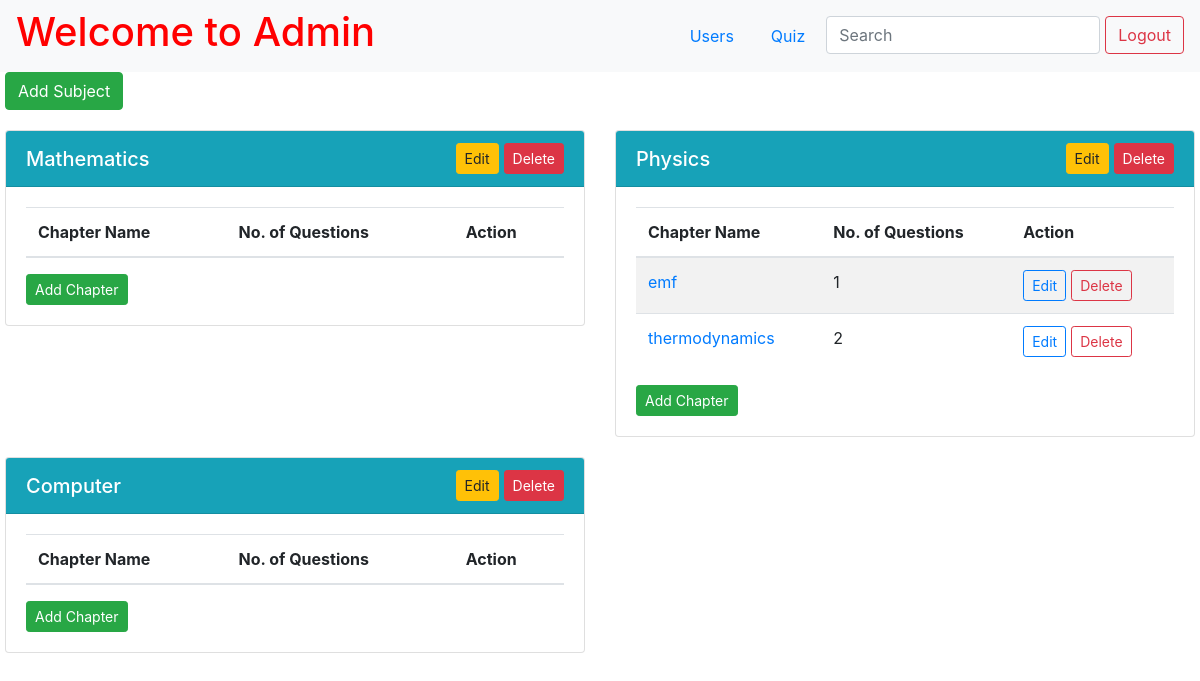
The app's page /admin/dashboard (signed in) with its own data.
### app.py (models this page shows)
class Subject(db.Model):
    id = db.Column(db.Integer, primary_key=True)
    name = db.Column(db.String(255), nullable=False)
    description = db.Column(db.String())
    chapter = db.relationship('Chapter', backref='subject')
    quiz = db.relationship('Quiz', backref="subject")

class Chapter(db.Model):
    id = db.Column(db.Integer, primary_key=True)
    subject_id = db.Column(db.Integer, db.ForeignKey("subject.id"), nullable=False)
    name = db.Column(db.String(255), nullable=False)
    description = db.Column(db.String())
    question = db.relationship('Question', backref='chapter')

### app.py (the view)
@app.route("/admin/dashboard")
def admin():
    if 'username' in session:
        admin = Admin.query.filter_by(username=session["username"]).first()
        if not admin:
            flash("Invalid Credentials!", "error")
            return redirect(url_for("index"))
    else:
        return redirect(url_for("index"))
    subjects = Subject.query.all()
    subject_data = []
    for subject in subjects:
        chapters = [
            {
                "id": chapter.id,
                "name": chapter.name,
                "description": chapter.description,
                "number_of_questions": Question.query.filter_by(chapter_id=chapter.id).count(),
                "questions": Question.query.filter_by(chapter_id=chapter.id).all()
            }
            for chapter in Chapter.query.filter_by(subject_id=subject.id).all()
        ]
        subject_data.append({
            "id": subject.id,
            "name": subject.name,
            "description": subject.description,
            "chapters": chapters
        })
    return render_template("admin.html", subjects=subject_data)

### app.py (called while the page is built)
@app.after_request
def add_header(response):
    response.headers['Cache-Control'] = 'no-store, no-cache, must-revalidate, post-check=0, pre-check=0, max-age=0'
    response.headers['Pragma'] = 'no-cache'
    response.headers['Expires'] = '-1'
    return response

### templates/admin.html (shortened to what this page needs)
{% extends 'base.html' %}
{% block content %}
<div class="page-wrapper">
    <nav class="navbar navbar-expand-lg navbar-light bg-light">
        <a href="/admin/dashboard" style="text-decoration: none; color: red;">
            <h1>Welcome to Admin</h1>
        </a>
        <ul class="nav ml-auto">
            <li class="nav-item">
                <a class="nav-link" href="/admin/users">Users</a>
            </li>
            <li class="nav-item">
                <a class="nav-link" href="/admin/quiz">Quiz</a>
            </li>
            <li class="nav-item">
                <input class="form-control" type="search" placeholder="Search" aria-label="Search" name="q"
                    hx-get="{{url_for('admin_search', type='subject')}}" hx-trigger="keyup changed delay:500ms" hx-target="#search-results">
            </li>
            <li>
                <form action="/logout" class="d-inline">
                    <button type="submit" class="btn btn-outline-danger">Logout</button>
                </form>
            </li>
        </ul>
    </nav>
    <div class="container-custom">
        <div>
            <button type="button" id="add-subject" class="btn btn-success" data-toggle="modal"
                data-target="#addSubject">
                Add Subject
            </button>
        </div>
        <div id="search-results">
            {% if not search %}
            {% include 'subject.html' %}
            {% endif %}
        </div>
    </div>
</div>
{% endblock %}

### templates/subject.html (shortened to what this page needs)
<div class="subjects-container row">
    {% for subject in subjects %}
    <div class="col-md-6 subject-card">
        <div class="card">
            <div class="card-header bg-info text-white d-flex align-items-center justify-content-between">
                <h5 class="card-title m-0">{{ subject.name }}</h5>
                <div class="d-flex align-items-center">
                    <button type="button" class="btn btn-warning btn-sm edit_button" data-toggle="modal"
                        data-target="#editSubject{{ subject.id }}">
                        Edit
                    </button>
                    <form action="/subject/delete/{{ subject.id }}" method="post"
                        onsubmit="return confirm('Are you sure you want to delete this subject?');"
                        class="mb-0">
                        <button class="btn btn-danger btn-sm" type="submit">Delete</button>
                    </form>
                </div>
            </div>
            <div class="card-body d-flex flex-column">
                <table class="table table-striped mb-0">
                    <thead>
                        <tr>
                            <th>Chapter Name</th>
                            <th>No. of Questions</th>
                            <th>Action</th>
                        </tr>
                    </thead>
                    <tbody>
                        {% for chapter in subject.chapters %}
                        <tr>
                            <td>
                                <a href="#" data-toggle="modal"
                                    data-target="#chapter{{ subject.id }}{{ chapter.id }}">{{ chapter.name
                                    }}</a>
                            </td>
                            <td>{{ chapter.number_of_questions }}</td>
                            <td>
                                <div class="d-flex align-items-center">
                                    <button type="button"
                                        class="btn btn-outline-primary btn-sm me-2 edit_button"
                                        data-toggle="modal" data-target="#editChapter{{ chapter.id }}">
                                        Edit
                                    </button>
                                    <form action="/chapter/delete/{{ chapter.id }}" method="post"
                                        onsubmit="return confirm('Are you sure you want to delete this chapter?');"
                                        class="mb-0">
                                        <button class="btn btn-outline-danger btn-sm"
                                            type="submit">Delete</button>
                                    </form>
                                </div>
                            </td>
                        </tr>
                        {% endfor %}
                    </tbody>
                </table>
                <div class="text-end mt-3">
                    <button type="button" class="btn btn-success btn-sm" data-toggle="modal"
                        data-target="#addChapter{{ subject.id }}">
                        Add Chapter
                    </button>
                </div>
            </div>
        </div>
    </div>
    {% endfor %}
</div>

### templates/admin.html (style rules this page uses)
.container-custom { max-width: 1200px; padding-left: 5px; padding-right: 5px; margin: 0 auto; }
.subjects-container { margin-top: 20px; }
.subject-card { margin-bottom: 20px; }
.edit_button { margin-right: 5px; }
.nav-item { margin-right: 5px; }

### records on screen
Subject: name "Mathematics"
Subject: name "Physics"
Chapter: name "emf", number_of_questions "1"
Chapter: name "thermodynamics", number_of_questions "2"
Subject: name "Computer"
